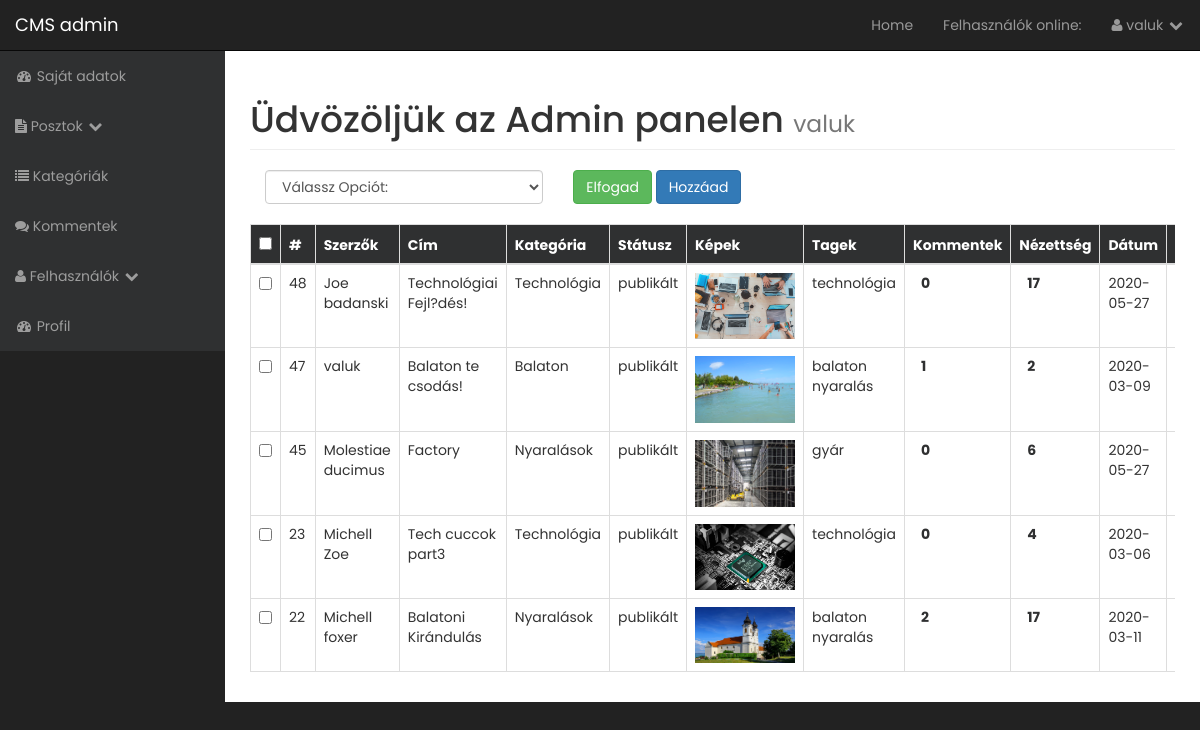
The app's page /admin/post.php (signed in), older data.
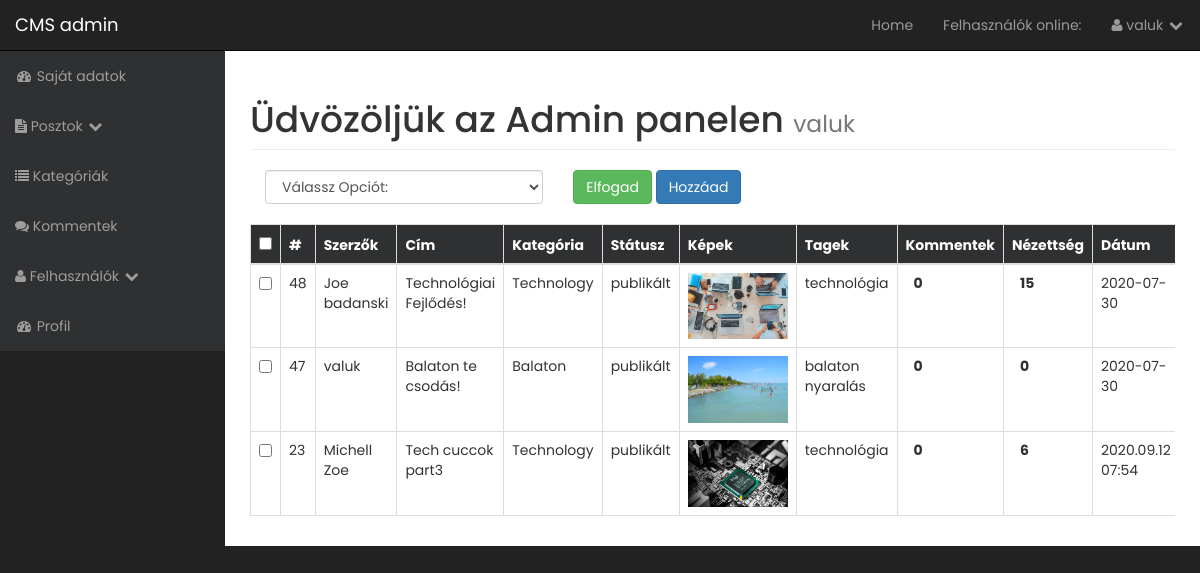
The same page, newer data.
### tables this page shows
CREATE TABLE `posztok` (
  `post_id` int(3) NOT NULL,
  `post_cat_id` int(3) NOT NULL,
  `post_cim` varchar(255) NOT NULL,
  `post_author` varchar(255) NOT NULL,
  `post_user` varchar(255) NOT NULL,
  `post_date` varchar(50) NOT NULL,
  `post_img` text NOT NULL,
  `post_tartalom` text NOT NULL,
  `post_tags` varchar(255) NOT NULL,
  `post_com_count` int(11) NOT NULL,
  `post_status` varchar(255) NOT NULL,
  `post_views` int(11) NOT NULL,
  `likes` int(11) NOT NULL
);

CREATE TABLE `kategoriak` (
  `cat_id` int(3) UNSIGNED NOT NULL,
  `cat_cim` varchar(255) NOT NULL
);

### admin/functions.php (called while the page is built, shortened)
<?php
function escape($string) {
 global $connect;
 return mysqli_real_escape_string($connect, trim($string));
}
?>

### admin/includes/view_all_posts.php (the view, shortened to what this page needs)
<form class="" action="" method="post">
<div class="table-responsive">
<table class="table table-bordered table-hover">
    <div id="bulkOptionsContainer" class="col-xs-4">
      <select class="form-control" name="bulk_options" id="bulk">
        <option value="">Válassz Opciót:</option>
      </select>
    </div>
    <div class="col-xs-4 button">
      <input type="submit" class="btn btn-success" name="submit" value="Elfogad">
       <a class="btn btn-primary" href="post.php?source=add_post">Hozzáad</a>
    </div>
  <thead class="thead-dark">
    <tr class="line">
      <th><input id="selectAllBoxes" type="checkbox"></th>
      <th>#</th>
      <th>Szerzők</th>
      <th>Cím</th>
      <th>Kategória</th>
      <th>Státusz</th>
      <th>Képek</th>
      <th>Tagek</th>
      <th>Kommentek</th>
      <th>Nézettség</th>
      <th>Dátum</th>
      <th>Posztok</th>
    </tr>
  </thead>
  <tbody>
    <?php
    $query = "SELECT posztok.post_id, posztok.post_author, posztok.post_user, posztok.post_cim, posztok.post_cat_id,posztok.post_status, posztok.post_img, ";
    $query .= "posztok.post_tags, posztok.post_com_count, posztok.post_date, posztok.post_views, kategoriak.cat_id, kategoriak.cat_cim ";
    $query .= "FROM posztok ";
    $query .= " LEFT JOIN kategoriak ON posztok.post_cat_id = kategoriak.cat_id ";
    $query .= "ORDER BY posztok.post_id DESC ";
    $select_posts = mysqli_query($connect, $query);
    while ($row = mysqli_fetch_array($select_posts)) {
      $post_id = escape($row['post_id']);
      $post_author = escape($row['post_author']);
      $post_user = escape($row['post_user']);
      $post_cim = escape($row['post_cim']);
      $post_status = escape($row['post_status']);
      $post_img = escape($row['post_img']);
      $post_tags = escape($row['post_tags']);
      $post_views = escape($row['post_views']);
      $post_date = escape($row['post_date']);
      $cat_cim = escape($row['cat_cim']);
      echo "<tr>";
    ?>
      <td><input class='checkBoxes' type='checkbox' name='checkBoxArray[]' value='<?php echo $post_id; ?>'></td>
      <?php
      echo "<td>$post_id</td>";
       if (!empty($post_author)) {
           echo "<td>$post_author</td>";
       }else if(!empty($post_user)){
         echo "<td>$post_user</td>";
       }
      echo "<td>$post_cim</td>";
      echo "<td>{$cat_cim}</td>";
      echo "<td>$post_status</td>";
      echo "<td><img src='../img/$post_img' width='100''alt='kep'></td>";
      echo "<td>$post_tags</td>";
      $query = "SELECT * FROM comments WHERE comment_post_id = $post_id";
      $send_comment = mysqli_query($connect, $query);
      $comm_count = mysqli_num_rows($send_comment);
      echo "<td><a class ='numb' href ='post_comments.php?id=$post_id'>$comm_count</a></td>";
      echo "<td> <a class ='numb' href='post.php?reset={$post_id}'>{$post_views}</a></td>";
      echo "<td>$post_date</td>";
      echo "<td><a href='../post.php?p_id={$post_id}' target ='_blank' class='btn btn-info'>Mutasd</a></td>";
      ?>
      <?php
      echo "</tr>";
   }
    ?>
</tbody>
</table>
</form>
</div>

### admin/includes/admin_header.php (shortened to what this page needs)
<?php include "../includes/db.php"; ?>
<?php include "functions.php"; ?>
<!DOCTYPE html>
<html lang="en">
<head>
  <link href="css/bootstrap.min.css" rel="stylesheet">
    <link href="css/sb-admin.css" rel="stylesheet">
    <link href="css/loader.css" rel="stylesheet">
    <link href="font-awesome/css/font-awesome.min.css" rel="stylesheet" type="text/css">
</head>
<body>

### admin/post.php (shortened to what this page needs)
<?php include "includes/admin_header.php" ?>
    <div id="wrapper">
        <?php include "includes/admin_navi.php" ?>
        <div id="page-wrapper">
            <div class="container-fluid">
                <div class="row">
                    <div class="col-lg-12">
                      <h1 class="page-header">
                          Üdvözöljük az Admin panelen
                          <small><?php echo $_SESSION['username']; ?></small>
                      </h1>
                      <?php
                      if (isset($_GET['source'])) {
                        $source = $_GET['source'];
                      } else {
                        $source = '';
                      }
                      switch ($source) {
                        default:
                          include "includes/view_all_posts.php";
                          break;
                      }
                      ?>
                    </div>
                </div>
            </div>
        </div>
<?php include "includes/admin_footer.php" ?>

### admin/includes/admin_navi.php (shortened to what this page needs)
<nav class="navbar navbar-inverse navbar-fixed-top" role="navigation">
    <div class="navbar-header">
        <a class="navbar-brand" href="index.php">CMS admin</a>
    </div>
    <ul class="nav navbar-right top-nav">
      <li> <a href="/cms" target="_blank">Home</a> </li>
           <li> <a href="index.php">Felhasználók online: <span class="usersonline"></span></a> </li>
        <li class="dropdown">
            <a href="#" class="dropdown-toggle" data-toggle="dropdown"><i class="fa fa-user"></i>
              <?php
             if (isset($_SESSION['username'])) {
               echo $_SESSION['username'];
             }
             ?> <i class="fa fa-fw fa-chevron-down"></i></a>
        </li>
    </ul>
    <div class="collapse navbar-collapse navbar-ex1-collapse">
        <ul class="nav navbar-nav side-nav">
            <li>
                <a href="index.php"><i class="fa fa-fw fa-dashboard"></i> Saját adatok</a>
            </li>
            <li>
                <a href="javascript:;" data-toggle="collapse" data-target="#posts"></i><i class="fa fa-file-text fa-1x"></i> Posztok <i class="fa fa-fw fa-chevron-down"></i></a>
            </li>
            <li>
                <a href="./categories.php"><i class="fa fa-list fa-1x"></i> Kategóriák</a>
            </li>
            <li>
                <a href="comments.php"><i class="fa fa-comments fa-1x"></i> Kommentek</a>
            </li>
            <li>
                <a href="javascript:;" data-toggle="collapse" data-target="#demo"><i class="fa fa-user fa-1x"></i> Felhasználók <i class="fa fa-fw fa-chevron-down"></i></a>
            </li>
            <li>
                <a href="profile.php"><i class="fa fa-fw fa-dashboard"></i> Profil</a>
            </li>
        </ul>
    </div>
</nav>

### admin/includes/admin_footer.php (shortened to what this page needs)
</body>
</html>

### admin/css/sb-admin.css (style rules this page uses)
body { margin-top: 100px; background-color: #222; font-family: 'Poppins', sans-serif; }
@media (min-width:768px) { body { margin-top: 50px; } }
#wrapper { padding-left: 0; }
#page-wrapper { width: 100%; padding: 0; background-color: #fff; }
.thead-dark { background: #2f3031; }
.line { color: #fff; }
.button { margin-bottom: 20px; }
@media (min-width:768px) { #wrapper { padding-left: 225px; } }
@media (min-width:768px) { #page-wrapper { padding: 10px; } }
.top-nav { padding: 0 15px; }
.top-nav>li { display: inline-block; float: left; }
.top-nav>li>a { padding-top: 15px; padding-bottom: 15px; line-height: 20px; color: #999; }
@media (min-width:768px) { .side-nav { position: fixed; top: 51px; left: 225px; width: 225px; margin-left: -225px; border: none; border-radius: 0; overflow-y: auto; background-color: #222; } }
@media (min-width:768px) { .side-nav>li>a { width: 225px; background: #2f3031; color: #fff; transition: all 0.3s; } }
a.numb { color: #2f3031; font-weight: bold; padding: 3px 8px; text-decoration: none; }

Row changes from the older to the newer data that the page shows:
removed posztok: post_id "45", post_author "Molestiae ducimus", post_cim "Factory", kategoriak.cat_cim "Nyaralások", post_status "publikált", post_img (picture), post_tags "gyár", comm_count "0", post_views "6", post_date "2020-05-27"
removed posztok: post_id "22", post_author "Michell foxer", post_cim "Balatoni Kirándulás", kategoriak.cat_cim "Nyaralások", post_status "publikált", post_img (picture), post_tags "balaton nyaralás", comm_count "2", post_views "17", post_date "2020-03-11"
changed posztok "Joe badanski": post_cim "Technológiai Fejl?dés!" → "Technológiai Fejlődés!"; kategoriak.cat_cim "Technológia" → "Technology"; post_views "17" → "15"; post_date "2020-05-27" → "2020-07-30"
changed posztok "valuk": comm_count "1" → "0"; post_views "2" → "0"; post_date "2020-03-09" → "2020-07-30"
changed posztok "Michell Zoe": kategoriak.cat_cim "Technológia" → "Technology"; post_views "4" → "6"; post_date "2020-03-06" → "2020.09.12 07:54"
